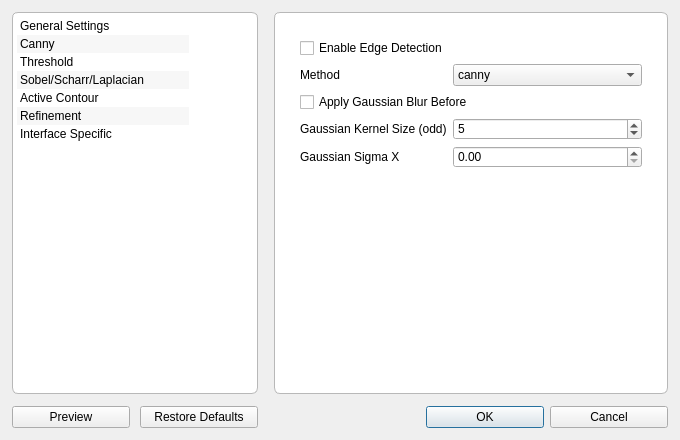
<?xml version="1.0" encoding="UTF-8"?>
<ui version="4.0">
 <class>EdgeDetectionDialog</class>
 <widget class="QDialog" name="EdgeDetectionDialog">
  <property name="geometry">
   <rect>
    <x>0</x>
    <y>0</y>
    <width>680</width>
    <height>440</height>
   </rect>
  </property>
  <property name="minimumSize">
   <size>
    <width>680</width>
    <height>440</height>
   </size>
  </property>
  <property name="windowTitle">
   <string>Edge Detection Settings</string>
  </property>
  <property name="styleSheet">
   <string notr="true">QFrame#navFrame, QFrame#pagesFrame {
    background-color: palette(base);
    border: 1px solid palette(mid);
    border-radius: 6px;
}
QListWidget {
    border: none;
    padding: 4px;
}
QListWidget::item {
    margin: 2px 0;
}
QListWidget::item:selected {
    background-color: palette(highlight);
    color: palette(highlighted-text);
}
QPushButton {
    min-width: 110px;
}</string>
  </property>
  <layout class="QVBoxLayout" name="outerLayout">
   <property name="spacing">
    <number>12</number>
   </property>
   <property name="leftMargin">
    <number>12</number>
   </property>
   <property name="topMargin">
    <number>12</number>
   </property>
   <property name="rightMargin">
    <number>12</number>
   </property>
   <property name="bottomMargin">
    <number>12</number>
   </property>
   <item>
    <layout class="QHBoxLayout" name="contentLayout">
     <property name="spacing">
      <number>16</number>
     </property>
     <item>
      <widget class="QFrame" name="navFrame">
       <property name="frameShape">
        <enum>QFrame::StyledPanel</enum>
       </property>
       <property name="frameShadow">
        <enum>QFrame::Raised</enum>
       </property>
       <layout class="QVBoxLayout" name="navLayout">
        <property name="spacing">
         <number>4</number>
        </property>
        <property name="leftMargin">
         <number>0</number>
        </property>
        <property name="topMargin">
         <number>0</number>
        </property>
        <property name="rightMargin">
         <number>0</number>
        </property>
        <property name="bottomMargin">
         <number>0</number>
        </property>
        <item>
         <widget class="QListWidget" name="stage_list">
          <property name="maximumSize">
           <size>
            <width>180</width>
            <height>16777215</height>
           </size>
          </property>
          <property name="focusPolicy">
           <enum>Qt::NoFocus</enum>
          </property>
          <property name="alternatingRowColors">
           <bool>true</bool>
          </property>
          <property name="selectionMode">
           <enum>QAbstractItemView::SingleSelection</enum>
          </property>
          <property name="horizontalScrollBarPolicy">
           <enum>Qt::ScrollBarAlwaysOff</enum>
          </property>
          <property name="uniformItemSizes">
           <bool>true</bool>
          </property>
          <property name="spacing">
           <number>2</number>
          </property>
          <item>
           <property name="text">
            <string>General Settings</string>
           </property>
          </item>
          <item>
           <property name="text">
            <string>Canny</string>
           </property>
          </item>
          <item>
           <property name="text">
            <string>Threshold</string>
           </property>
          </item>
          <item>
           <property name="text">
            <string>Sobel/Scharr/Laplacian</string>
           </property>
          </item>
          <item>
           <property name="text">
            <string>Active Contour</string>
           </property>
          </item>
          <item>
           <property name="text">
            <string>Refinement</string>
           </property>
          </item>
          <item>
           <property name="text">
            <string>Interface Specific</string>
           </property>
          </item>
         </widget>
        </item>
        <item>
         <spacer name="navSpacer">
          <property name="orientation">
           <enum>Qt::Vertical</enum>
          </property>
          <property name="sizeHint" stdset="0">
           <size>
            <width>20</width>
            <height>40</height>
           </size>
          </property>
         </spacer>
        </item>
       </layout>
      </widget>
     </item>
     <item>
      <widget class="QFrame" name="pagesFrame">
       <property name="sizePolicy">
        <sizepolicy hsizetype="Expanding" vsizetype="Preferred">
         <horstretch>0</horstretch>
         <verstretch>0</verstretch>
        </sizepolicy>
       </property>
       <property name="frameShape">
        <enum>QFrame::StyledPanel</enum>
       </property>
       <property name="frameShadow">
        <enum>QFrame::Raised</enum>
       </property>
       <layout class="QVBoxLayout" name="pagesLayout">
        <property name="spacing">
         <number>12</number>
        </property>
        <property name="leftMargin">
         <number>16</number>
        </property>
        <property name="topMargin">
         <number>16</number>
        </property>
        <property name="rightMargin">
         <number>16</number>
        </property>
        <property name="bottomMargin">
         <number>16</number>
        </property>
        <item>
         <widget class="QStackedWidget" name="pages">
          <property name="minimumSize">
           <size>
            <width>360</width>
            <height>0</height>
           </size>
          </property>
          <property name="currentIndex">
           <number>0</number>
          </property>
          <widget class="QWidget" name="generalPage">
           <layout class="QFormLayout" name="generalForm">
            <item row="0" column="0" colspan="2">
             <widget class="QCheckBox" name="enabled_checkbox">
              <property name="text">
               <string>Enable Edge Detection</string>
              </property>
             </widget>
            </item>
            <item row="1" column="0">
             <widget class="QLabel" name="methodLabel">
              <property name="text">
               <string>Method</string>
              </property>
             </widget>
            </item>
            <item row="1" column="1">
             <widget class="QComboBox" name="method_combo">
              <item>
               <property name="text">
                <string>canny</string>
               </property>
              </item>
              <item>
               <property name="text">
                <string>sobel</string>
               </property>
              </item>
              <item>
               <property name="text">
                <string>scharr</string>
               </property>
              </item>
              <item>
               <property name="text">
                <string>laplacian</string>
               </property>
              </item>
              <item>
               <property name="text">
                <string>threshold</string>
               </property>
              </item>
              <item>
               <property name="text">
                <string>active_contour</string>
               </property>
              </item>
             </widget>
            </item>
            <item row="2" column="0" colspan="2">
             <widget class="QCheckBox" name="gaussian_blur_checkbox">
              <property name="text">
               <string>Apply Gaussian Blur Before</string>
              </property>
             </widget>
            </item>
            <item row="3" column="0">
             <widget class="QLabel" name="gaussianKernelLabel">
              <property name="text">
               <string>Gaussian Kernel Size (odd)</string>
              </property>
             </widget>
            </item>
            <item row="3" column="1">
             <widget class="QSpinBox" name="gaussian_kernel_size_spin">
              <property name="minimum">
               <number>1</number>
              </property>
              <property name="maximum">
               <number>99</number>
              </property>
              <property name="singleStep">
               <number>2</number>
              </property>
              <property name="value">
               <number>5</number>
              </property>
             </widget>
            </item>
            <item row="4" column="0">
             <widget class="QLabel" name="gaussianSigmaLabel">
              <property name="text">
               <string>Gaussian Sigma X</string>
              </property>
             </widget>
            </item>
            <item row="4" column="1">
             <widget class="QDoubleSpinBox" name="gaussian_sigma_x_spin">
              <property name="maximum">
               <double>10.000000000000000</double>
              </property>
              <property name="singleStep">
               <double>0.100000000000000</double>
              </property>
             </widget>
            </item>
           </layout>
          </widget>
          <widget class="QWidget" name="cannyPage">
           <layout class="QFormLayout" name="cannyForm">
            <item row="0" column="0">
             <widget class="QLabel" name="threshold1Label">
              <property name="text">
               <string>Threshold 1</string>
              </property>
             </widget>
            </item>
            <item row="0" column="1">
             <widget class="QSpinBox" name="canny_threshold1_spin">
              <property name="maximum">
               <number>255</number>
              </property>
              <property name="value">
               <number>50</number>
              </property>
             </widget>
            </item>
            <item row="1" column="0">
             <widget class="QLabel" name="threshold2Label">
              <property name="text">
               <string>Threshold 2</string>
              </property>
             </widget>
            </item>
            <item row="1" column="1">
             <widget class="QSpinBox" name="canny_threshold2_spin">
              <property name="maximum">
               <number>255</number>
              </property>
              <property name="value">
               <number>150</number>
              </property>
             </widget>
            </item>
            <item row="2" column="0">
             <widget class="QLabel" name="apertureSizeLabel">
              <property name="text">
               <string>Aperture Size</string>
              </property>
             </widget>
            </item>
            <item row="2" column="1">
             <widget class="QComboBox" name="canny_aperture_size_combo">
              <item>
               <property name="text">
                <string>3</string>
               </property>
              </item>
              <item>
               <property name="text">
                <string>5</string>
               </property>
              </item>
              <item>
               <property name="text">
                <string>7</string>
               </property>
              </item>
             </widget>
            </item>
            <item row="3" column="0" colspan="2">
             <widget class="QCheckBox" name="canny_L2_gradient_checkbox">
              <property name="text">
               <string>L2 Gradient</string>
              </property>
             </widget>
            </item>
           </layout>
          </widget>
          <widget class="QWidget" name="thresholdPage">
           <layout class="QFormLayout" name="thresholdForm">
            <item row="0" column="0">
             <widget class="QLabel" name="thresholdValueLabel">
              <property name="text">
               <string>Threshold Value</string>
              </property>
             </widget>
            </item>
            <item row="0" column="1">
             <widget class="QSpinBox" name="threshold_value_spin">
              <property name="maximum">
               <number>255</number>
              </property>
              <property name="value">
               <number>128</number>
              </property>
             </widget>
            </item>
            <item row="1" column="0">
             <widget class="QLabel" name="maxValueLabel">
              <property name="text">
               <string>Max Value</string>
              </property>
             </widget>
            </item>
            <item row="1" column="1">
             <widget class="QSpinBox" name="threshold_max_value_spin">
              <property name="maximum">
               <number>255</number>
              </property>
              <property name="value">
               <number>255</number>
              </property>
             </widget>
            </item>
            <item row="2" column="0">
             <widget class="QLabel" name="typeLabel">
              <property name="text">
               <string>Type</string>
              </property>
             </widget>
            </item>
            <item row="2" column="1">
             <widget class="QComboBox" name="threshold_type_combo">
              <item>
               <property name="text">
                <string>binary</string>
               </property>
              </item>
              <item>
               <property name="text">
                <string>binary_inv</string>
               </property>
              </item>
              <item>
               <property name="text">
                <string>trunc</string>
               </property>
              </item>
              <item>
               <property name="text">
                <string>to_zero</string>
               </property>
              </item>
              <item>
               <property name="text">
                <string>to_zero_inv</string>
               </property>
              </item>
             </widget>
            </item>
           </layout>
          </widget>
          <widget class="QWidget" name="sobelLaplacianPage">
           <layout class="QFormLayout" name="sobelLaplacianForm">
            <item row="0" column="0">
             <widget class="QLabel" name="sobelKernelLabel">
              <property name="text">
               <string>Sobel/Scharr Kernel Size (odd)</string>
              </property>
             </widget>
            </item>
            <item row="0" column="1">
             <widget class="QSpinBox" name="sobel_kernel_size_spin">
              <property name="minimum">
               <number>1</number>
              </property>
              <property name="maximum">
               <number>31</number>
              </property>
              <property name="singleStep">
               <number>2</number>
              </property>
              <property name="value">
               <number>3</number>
              </property>
             </widget>
            </item>
            <item row="1" column="0">
             <widget class="QLabel" name="laplacianKernelLabel">
              <property name="text">
               <string>Laplacian Kernel Size (odd)</string>
              </property>
             </widget>
            </item>
            <item row="1" column="1">
             <widget class="QSpinBox" name="laplacian_kernel_size_spin">
              <property name="minimum">
               <number>1</number>
              </property>
              <property name="maximum">
               <number>31</number>
              </property>
              <property name="singleStep">
               <number>2</number>
              </property>
              <property name="value">
               <number>1</number>
              </property>
             </widget>
            </item>
           </layout>
          </widget>
          <widget class="QWidget" name="activeContourPage">
           <layout class="QFormLayout" name="activeContourForm">
            <item row="0" column="0">
             <widget class="QLabel" name="iterationsLabel">
              <property name="text">
               <string>Iterations</string>
              </property>
             </widget>
            </item>
            <item row="0" column="1">
             <widget class="QSpinBox" name="active_contour_iterations_spin">
              <property name="minimum">
               <number>1</number>
              </property>
              <property name="maximum">
               <number>1000</number>
              </property>
              <property name="value">
               <number>100</number>
              </property>
             </widget>
            </item>
            <item row="1" column="0">
             <widget class="QLabel" name="alphaLabel">
              <property name="text">
               <string>Alpha (Contour Length)</string>
              </property>
             </widget>
            </item>
            <item row="1" column="1">
             <widget class="QDoubleSpinBox" name="active_contour_alpha_spin">
              <property name="maximum">
               <double>1.000000000000000</double>
              </property>
              <property name="singleStep">
               <double>0.010000000000000</double>
              </property>
              <property name="value">
               <double>0.010000000000000</double>
              </property>
             </widget>
            </item>
            <item row="2" column="0">
             <widget class="QLabel" name="betaLabel">
              <property name="text">
               <string>Beta (Contour Smoothness)</string>
              </property>
             </widget>
            </item>
            <item row="2" column="1">
             <widget class="QDoubleSpinBox" name="active_contour_beta_spin">
              <property name="maximum">
               <double>1.000000000000000</double>
              </property>
              <property name="singleStep">
               <double>0.010000000000000</double>
              </property>
              <property name="value">
               <double>0.100000000000000</double>
              </property>
             </widget>
            </item>
           </layout>
          </widget>
          <widget class="QWidget" name="refinementPage">
           <layout class="QFormLayout" name="refinementForm">
            <item row="0" column="0">
             <widget class="QLabel" name="minContourLabel">
              <property name="text">
               <string>Minimum Contour Length</string>
              </property>
             </widget>
            </item>
            <item row="0" column="1">
             <widget class="QSpinBox" name="min_contour_length_spin">
              <property name="maximum">
               <number>10000</number>
              </property>
              <property name="value">
               <number>10</number>
              </property>
             </widget>
            </item>
            <item row="1" column="0">
             <widget class="QLabel" name="maxContourLabel">
              <property name="text">
               <string>Maximum Contour Length</string>
              </property>
             </widget>
            </item>
            <item row="1" column="1">
             <widget class="QSpinBox" name="max_contour_length_spin">
              <property name="maximum">
               <number>100000</number>
              </property>
              <property name="value">
               <number>10000</number>
              </property>
             </widget>
            </item>
           </layout>
          </widget>
          <widget class="QWidget" name="interfacePage">
           <layout class="QFormLayout" name="interfaceForm">
            <item row="0" column="0" colspan="2">
             <widget class="QCheckBox" name="detect_fluid_interface_checkbox">
              <property name="text">
               <string>Detect Fluid-Droplet Interface</string>
              </property>
             </widget>
            </item>
            <item row="1" column="0" colspan="2">
             <widget class="QCheckBox" name="detect_solid_interface_checkbox">
              <property name="text">
               <string>Detect Solid-Droplet Interface</string>
              </property>
             </widget>
            </item>
            <item row="2" column="0">
             <widget class="QLabel" name="proximityLabel">
              <property name="text">
               <string>Solid Interface Proximity (px)</string>
              </property>
             </widget>
            </item>
            <item row="2" column="1">
             <widget class="QSpinBox" name="solid_interface_proximity_spin">
              <property name="maximum">
               <number>100</number>
              </property>
              <property name="value">
               <number>10</number>
              </property>
             </widget>
            </item>
            <item row="3" column="0" colspan="2">
             <widget class="QLabel" name="infoLabel">
              <property name="text">
               <string>Proximity defines search area around contact line for solid interface.</string>
              </property>
              <property name="wordWrap">
               <bool>true</bool>
              </property>
             </widget>
            </item>
           </layout>
          </widget>
         </widget>
        </item>
       </layout>
      </widget>
     </item>
    </layout>
   </item>
   <item>
    <layout class="QHBoxLayout" name="buttonLayout">
     <property name="spacing">
      <number>10</number>
     </property>
     <property name="leftMargin">
      <number>0</number>
     </property>
     <property name="topMargin">
      <number>0</number>
     </property>
     <property name="rightMargin">
      <number>0</number>
     </property>
     <property name="bottomMargin">
      <number>0</number>
     </property>
     <item>
      <widget class="QPushButton" name="_preview_btn">
       <property name="text">
        <string>Preview</string>
       </property>
       <property name="autoDefault">
        <bool>false</bool>
       </property>
      </widget>
     </item>
     <item>
      <widget class="QPushButton" name="_reset_btn">
       <property name="text">
        <string>Restore Defaults</string>
       </property>
       <property name="autoDefault">
        <bool>false</bool>
       </property>
      </widget>
     </item>
     <item>
      <spacer name="buttonSpacer">
       <property name="orientation">
        <enum>Qt::Horizontal</enum>
       </property>
       <property name="sizeHint" stdset="0">
        <size>
         <width>40</width>
         <height>20</height>
        </size>
       </property>
      </spacer>
     </item>
     <item>
      <widget class="QDialogButtonBox" name="_button_box">
       <property name="standardButtons">
        <set>QDialogButtonBox::Cancel|QDialogButtonBox::Ok</set>
       </property>
      </widget>
     </item>
    </layout>
   </item>
  </layout>
 </widget>
 <resources/>
 <connections/>
</ui>
